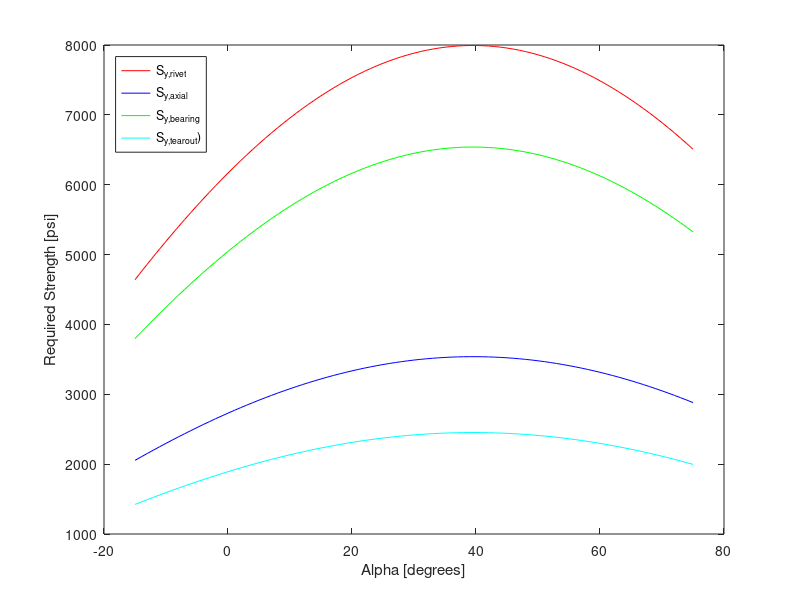
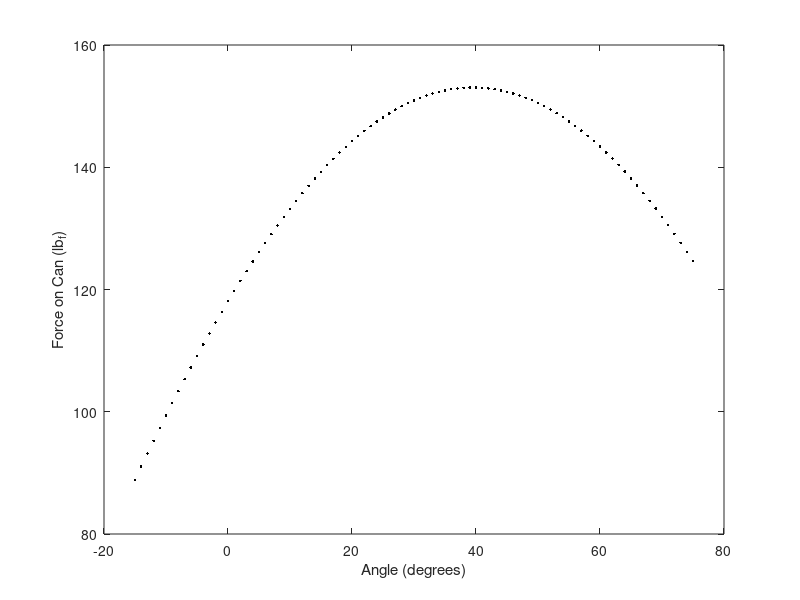

Recreate these plots in MATLAB, in order.
%%%%%%%%%%%%%%%%%%%%%%%%%%%%%%%%%%%%%%%%%%%%%%%%%%%%%%%%%%%%%%%%%%%%%%%%%%%
% Ian Landwehr, Sam Alvares, and Sam Ridgley
% March 23rd, 2021
%
% ME480: Machine Component Design
% Dr. Constans
% Spring 2021
%
%%%%%%%%%%%%%%%%%%%%%%%%%%%%%%%%%%%%%%%%%%%%%%%%%%%%%%%%%%%%%%%%%%%%%%%%%%%

clc
close all
clear variables

%% Basic Level
% define constants
x1 = 1.032 ;  % inches
x2 = 0 ;      % inches
x3 = 2.825 ;  % inches
x4 = 9.625 ;  % inches
y1 = 5.936 ;  % inches
y2 = 0 ;      % inches
y3 = 1.16 ;   % inches
y4 = 7.9375 ; % inches
pin_diameter = 0.25 ; % inches
theta = 20.577 * (pi/180) ; % (refers to the theta (in radians) calculated using Pythagorean theorem)
w = 0.712; % inches
t = 0.09 ; % since values for arm and link are the same for simplicity
Force = 20 ; % lbf (refers to half the force applied to the handle due to symmetry)
FOS = 1.8 ; % (refers to the Factor of Safety required)
alpha = 0;

% solve for reaction forces
F1 = Force * (sin(alpha)*y4 + cos(alpha)*x4) / (sin(theta)*y3 + cos(theta)*x3) ; 
F3 = Force * (sin(alpha)*y4 + cos(alpha)*x4) / (sin(theta)*y3 + cos(theta)*x3) ; 
F2_x = -(Force)*(sin(alpha)*sin(theta)*y3 - sin(alpha)*sin(theta)*y4 + sin(alpha)*cos(theta)*x3 - sin(theta)*cos(alpha)*x4) / (sin(theta)*y3 + cos(theta)*x3) ; % x-component of the force present at rivet 2
F2_y = -(Force)*(sin(alpha)*cos(theta)*y4 - sin(theta)*cos(alpha)*y3 - cos(alpha)*cos(theta)*x3 + cos(alpha)*cos(theta)*x4) / (sin(theta)*y3 + cos(theta)*x3) ; % y-component of the force present at rivet 2
F2 = sqrt( (F2_x).^2 + (F2_y).^2 ) ;
Flink = F1;

% print reactions
fprintf('------ Basic Level (alpha=0) ------\n')
fprintf('Reaction forces:\n')
fprintf('F1 = %4.4f\n',F1)
fprintf('F2x = %4.4f\n',F2_x)
fprintf('F2y = %4.4f\n',F2_y)
fprintf('F2 = %4.4f\n',F2)
fprintf('F3 = %4.4f\n',F3)

% rivet strength - direct shear
pin_radius_outer = 1/8 ; % inches
pin_thickness = 1/16 ; % inches
pin_radius_inner = pin_radius_outer - pin_thickness ; % inches
pin_inner_area = pi * pin_radius_inner^2 ; % inches^2
pin_outer_area = pi * pin_radius_outer^2 ; % inches^2
Area_Pin =  pin_outer_area - pin_inner_area;  % inches^2
Tau_Pin_1_Shear = F1 / Area_Pin ; % psi 
Tau_Pin_2_Shear = F2 / Area_Pin ; % psi
Tau_Pin_3_Shear = F3 / Area_Pin ; % psi
tau_rivet_critical = Tau_Pin_1_Shear;
Sy_yield_rivet = FOS*2*tau_rivet_critical;

% link strength - normal stress (axial)
Aaxial = t*(w-pin_diameter);
sigma_axial = Flink/Aaxial;
Sy_yield_axial = FOS*sigma_axial;

% link strenght - normal stress (bearing)
Abearing = t*pin_diameter;
sigma_bearing = Flink/Abearing;
Sy_yield_bearing = FOS*sigma_bearing;

% link strength
l = sqrt((w/2)^2-(pin_diameter/2)^2); 
Atearout = 2*l*t;
tau_tearout = Flink/Atearout;
Sy_yield_tearout = FOS*tau_tearout;

% print yield strengths
fprintf('\nYield strengths:\n')
fprintf('Sy_yield_rivet = %4.4f\n',Sy_yield_rivet)
fprintf('Sy_yield_axial = %4.4f\n',Sy_yield_axial)
fprintf('Sy_yield_bearing = %4.4f\n',Sy_yield_bearing)
fprintf('Sy_yield_tearout = %4.4f\n',Sy_yield_tearout)

%% Medium Level
fprintf('\n------ Medium Level (alpha = 10 deg) ------\n')
alpha = 10*pi/180; %rad

% solve for reaction forces
F1 = Force * (sin(alpha)*y4 + cos(alpha)*x4) / (sin(theta)*y3 + cos(theta)*x3) ; 
F3 = Force * (sin(alpha)*y4 + cos(alpha)*x4) / (sin(theta)*y3 + cos(theta)*x3) ; 
F2_x = -(Force)*(sin(alpha)*sin(theta)*y3 - sin(alpha)*sin(theta)*y4 + sin(alpha)*cos(theta)*x3 - sin(theta)*cos(alpha)*x4) / (sin(theta)*y3 + cos(theta)*x3) ; % x-component of the force present at rivet 2
F2_y = -(Force)*(sin(alpha)*cos(theta)*y4 - sin(theta)*cos(alpha)*y3 - cos(alpha)*cos(theta)*x3 + cos(alpha)*cos(theta)*x4) / (sin(theta)*y3 + cos(theta)*x3) ; % y-component of the force present at rivet 2
F2 = sqrt( (F2_x).^2 + (F2_y).^2 ) ;
Flink = F1;

% print reactions
fprintf('Reaction forces:\n')
fprintf('F1 = %4.4f\n',F1)
fprintf('F2x = %4.4f\n',F2_x)
fprintf('F2y = %4.4f\n',F2_y)
fprintf('F2 = %4.4f\n',F2)
fprintf('F3 = %4.4f\n',F3)

% rivet strength - direct shear
pin_radius_outer = 1/8 ; % inches
pin_thickness = 1/16 ; % inches
pin_radius_inner = pin_radius_outer - pin_thickness ; % inches
pin_inner_area = pi * pin_radius_inner^2 ; % inches^2
pin_outer_area = pi * pin_radius_outer^2 ; % inches^2
Area_Pin =  pin_outer_area - pin_inner_area;  % inches^2
Tau_Pin_1_Shear = F1 / Area_Pin ; % psi 
Tau_Pin_2_Shear = F2 / Area_Pin ; % psi
Tau_Pin_3_Shear = F3 / Area_Pin ; % psi
tau_rivet_critical = Tau_Pin_1_Shear;
Sy_yield_rivet = FOS*2*tau_rivet_critical;

% link strength - normal stress (axial)
Aaxial = t*(w-pin_diameter);
sigma_axial = Flink/Aaxial;
Sy_yield_axial = FOS*sigma_axial;

% link strenght - normal stress (bearing)
Abearing = t*pin_diameter;
sigma_bearing = Flink/Abearing;
Sy_yield_bearing = FOS*sigma_bearing;

% link strength
l = sqrt((w/2)^2-(pin_diameter/2)^2); 
Atearout = 2*l*t;
tau_tearout = Flink/Atearout;
Sy_yield_tearout = FOS*tau_tearout;

% print yield strengths
fprintf('\nYield strengths:\n')
fprintf('Sy_yield_rivet = %4.4f\n',Sy_yield_rivet)
fprintf('Sy_yield_axial = %4.4f\n',Sy_yield_axial)
fprintf('Sy_yield_bearing = %4.4f\n',Sy_yield_bearing)
fprintf('Sy_yield_tearout = %4.4f\n',Sy_yield_tearout)

%% Advanced Level
% fprintf('\n------ Advanced Level (variable alpha) ------\n')
alpha_deg = (-15:75).';
alpha = alpha_deg*(pi/180); %rad

% solve for reaction forces
F1 = Force * (sin(alpha)*y4 + cos(alpha)*x4) / (sin(theta)*y3 + cos(theta)*x3) ; 
F3 = Force * (sin(alpha)*y4 + cos(alpha)*x4) / (sin(theta)*y3 + cos(theta)*x3) ; 
F2_x = -(Force)*(sin(alpha)*sin(theta)*y3 - sin(alpha)*sin(theta)*y4 + sin(alpha)*cos(theta)*x3 - sin(theta)*cos(alpha)*x4) / (sin(theta)*y3 + cos(theta)*x3) ; % x-component of the force present at rivet 2
F2_y = -(Force)*(sin(alpha)*cos(theta)*y4 - sin(theta)*cos(alpha)*y3 - cos(alpha)*cos(theta)*x3 + cos(alpha)*cos(theta)*x4) / (sin(theta)*y3 + cos(theta)*x3) ; % y-component of the force present at rivet 2
F2 = sqrt( (F2_x).^2 + (F2_y).^2 ) ;
Flink = F1;

% print reactions
% fprintf('Reaction forces:\n')
% fprintf('F1 = %4.4f\n',F1)
% fprintf('F2x = %4.4f\n',F2_x)
% fprintf('F2y = %4.4f\n',F2_y)
% fprintf('F2 = %4.4f\n',F2)
% fprintf('F3 = %4.4f\n',F3)

% rivet strength - direct shear
pin_radius_outer = 1/8 ; % inches
pin_thickness = 1/16 ; % inches
pin_radius_inner = pin_radius_outer - pin_thickness ; % inches
pin_inner_area = pi * pin_radius_inner^2 ; % inches^2
pin_outer_area = pi * pin_radius_outer^2 ; % inches^2
Area_Pin =  pin_outer_area - pin_inner_area;  % inches^2
Tau_Pin_1_Shear = F1 / Area_Pin ; % psi 
Tau_Pin_2_Shear = F2 / Area_Pin ; % psi
Tau_Pin_3_Shear = F3 / Area_Pin ; % psi
tau_rivet_critical = Tau_Pin_1_Shear;
Sy_yield_rivet = FOS*2*tau_rivet_critical;

% link strength - normal stress (axial)
Aaxial = t*(w-pin_diameter);
sigma_axial = Flink/Aaxial;
Sy_yield_axial = FOS*sigma_axial;

% link strenght - normal stress (bearing)
Abearing = t*pin_diameter;
sigma_bearing = Flink/Abearing;
Sy_yield_bearing = FOS*sigma_bearing;

% link strength
l = sqrt((w/2)^2-(pin_diameter/2)^2); 
Atearout = 2*l*t;
tau_tearout = Flink/Atearout;
Sy_yield_tearout = FOS*tau_tearout;

% print yield strengths
% fprintf('\nYield strengths:\n')
% fprintf('Sy_yield_rivet = %4.4f\n',Sy_yield_rivet)
% fprintf('Sy_yield_axial = %4.4f\n',Sy_yield_axial)
% fprintf('Sy_yield_bearing = %4.4f\n',Sy_yield_bearing)
% fprintf('Sy_yield_tearout = %4.4f\n',Sy_yield_tearout)

% plot required strengths 
figure(1)
plot(alpha_deg, Sy_yield_rivet, '-r') ;
hold on 
plot(alpha_deg, Sy_yield_axial, '-b') ;
hold on 
plot(alpha_deg, Sy_yield_bearing, '-g') ;
hold on 
plot(alpha_deg, Sy_yield_tearout, '-c') ;
xlabel('Alpha [degrees]') ;
ylabel('Required Strength [psi]') ;
legend('S_{y,rivet}', 'S_{y,axial}', 'S_{y,bearing}','S_{y,tearout})','Location','NORTHWEST')

% plot crushing force
figure(2)
F_can = 2*F1.*cos(theta);
plot(alpha_deg,F_can,'.k');
xlabel('Angle (degrees)')
ylabel('Force on Can (lb_{f})')







